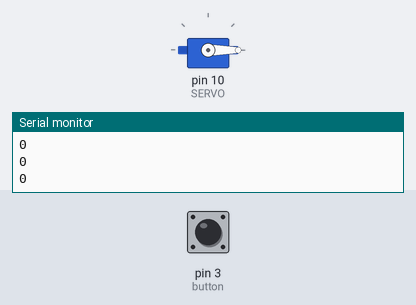
Bench run of a sketch on a simulated Arduino Uno, built with avr-gcc and run on an emulated ATmega328P. On the bench: servo, the last lines printed to the serial monitor. The test bench sets the inputs (shaded band); at power-on: pin 3 (button) LOW.

Above: at 2.2 s.
2.3 s: pin 3 (button) pulled HIGH for 3.2 s
At 4.9 s:
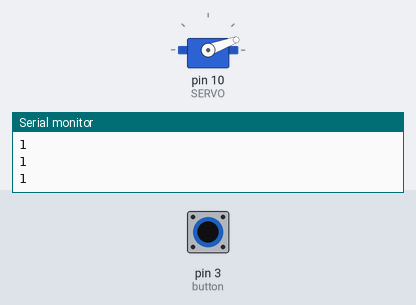
7.5 s: pin 3 (button) pulled HIGH for 3.2 s
At 9.9 s:
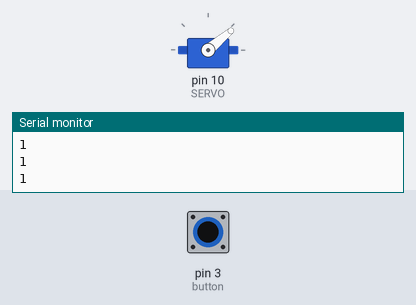
At 10.9 s:
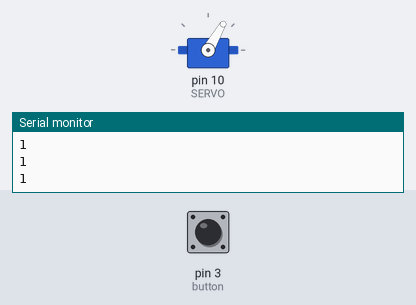
12.5 s: pin 3 (button) pulled HIGH for 3.2 s
At 14.9 s:
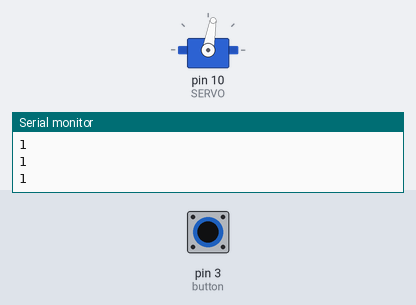
17.5 s: pin 3 (button) pulled HIGH for 0.6 s
20.5 s: pin 3 (button) pulled HIGH for 1 s
23.5 s: pin 3 (button) driven HIGH
Timing chart, 0 to 29.5 s (numbered marks = the images above; inputs shaded):
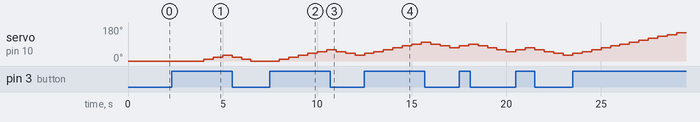

The sketch:

pull_switch_plustenangle.ino
```cpp
#include <Servo.h>

const int SERVO = 10;
const int button = 3;
int angle = 0;
Servo servo;

void setup() {
  Serial.begin(9600);
  pinMode(button, INPUT);
  servo.attach(SERVO);
  servo.write(0);
  delay (1000);

}

void loop() {

    int buttonInput = digitalRead(button);
    Serial.println(buttonInput);
    switch(buttonInput){
      case 1:
          angle += 10;
          if (angle > 180) {
            angle = 0;
          }
          servo.write(angle);
          delay(500);
          break;
      case 0:
          angle -= 10;
          if (angle > 180) {
            angle = 0;
          }
          servo.write(angle);
          delay(500);
          break;
      default:
          break;
    }


}
```

Measured:
- after the input at 2.3 s, servo on pin 10 (SERVO): 0° → 10° after 1.7 s, → 20° 0.50 s later, → 30° 0.50 s later, → 20° 0.50 s later, … (6 changes in this stretch)
- after the input at 7.5 s, servo on pin 10 (SERVO): rises from 0° to 60° in 2.5 s, then falls to 30° in 1.5 s
